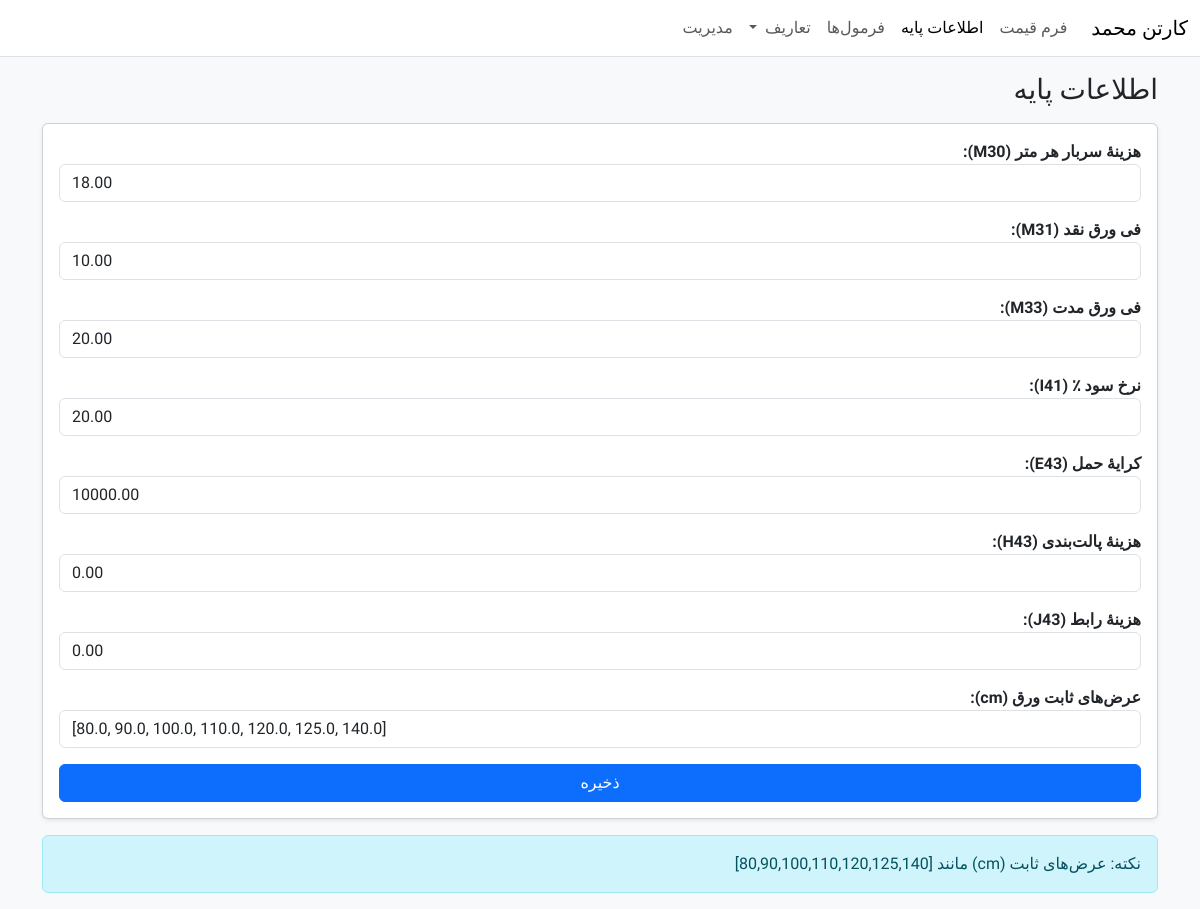
The page /base-settings/ on the database its author committed.
### carton_pricing/models.py (models this page shows, shortened)
class TimeStamped(models.Model):
    created_at = models.DateTimeField(auto_now_add=True, db_index=True)
    updated_at = models.DateTimeField(auto_now=True, db_index=True)
    class Meta:
        abstract = True

class BaseSettings(TimeStamped):
    singleton_key = models.CharField(max_length=8, default="ONLY", unique=True, editable=False)
    overhead_per_meter = models.DecimalField("هزینه سربار هر متر (M30)", max_digits=18, decimal_places=2, default=0)
    sheet_price_cash = models.DecimalField("فی ورق نقد (M31)", max_digits=18, decimal_places=2, default=0)
    sheet_price_credit = models.DecimalField("فی ورق مدت (M33)", max_digits=18, decimal_places=2, default=0)
    profit_rate_percent = models.DecimalField("نرخ سود ٪ (I41)", max_digits=6, decimal_places=2, default=10)
    shipping_cost = models.DecimalField("کرایه حمل (E43)", max_digits=18, decimal_places=2, default=0)
    pallet_cost = models.DecimalField("هزینه پالت‌بندی (H43)", max_digits=18, decimal_places=2, default=0)
    interface_cost = models.DecimalField("هزینه رابط (J43)", max_digits=18, decimal_places=2, default=0)
    fixed_widths = models.JSONField("عرض‌های ثابت ورق (cm)", default=list)  # e.g. [80, 90, 100, 110, 120, 125, 140]
    custom_vars = models.JSONField("ثابت‌های سفارشی", default=dict, blank=True)
    class Meta:
        verbose_name = "اطلاعات پایه قیمت‌گذاری"
        verbose_name_plural = "اطلاعات پایه قیمت‌گذاری"
        ordering = ("-updated_at", "-id")

### carton_pricing/views.py (the view)
# urls.py: path("base-settings/", views.base_settings_view, name="base_settings"),
def base_settings_view(request: HttpRequest) -> HttpResponse:
    bs = get_or_create_settings()
    if request.method == "POST":
        form = BaseSettingsForm(request.POST, instance=bs)
        if form.is_valid():
            cd = form.cleaned_data
            fixed_widths = _normalize_fixed_widths(cd.get("fixed_widths"))
            if not fixed_widths:
                fixed_widths = [80, 90, 100, 110, 120, 125, 140]
            with transaction.atomic():
                bs.overhead_per_meter = cd.get("overhead_per_meter") or Decimal("0")
                bs.sheet_price_cash   = cd.get("sheet_price_cash")   or Decimal("0")
                bs.sheet_price_credit = cd.get("sheet_price_credit") or Decimal("0")
                bs.profit_rate_percent = cd.get("profit_rate_percent") or Decimal("0")
                bs.shipping_cost      = cd.get("shipping_cost")      or Decimal("0")
                bs.pallet_cost        = cd.get("pallet_cost")        or Decimal("0")
                bs.interface_cost     = cd.get("interface_cost")     or Decimal("0")
                bs.fixed_widths       = fixed_widths
                if "custom_vars" in cd and cd.get("custom_vars") is not None:
                    bs.custom_vars = cd["custom_vars"]
                bs.singleton_key = "ONLY"
                bs.save()
            messages.success(request, "اطلاعات پایه ذخیره شد.")
            return redirect("carton_pricing:base_settings")
        else:
            messages.error(request, "خطا در ذخیره تنظیمات. لطفاً مقادیر ورودی را بررسی کنید.")
    else:
        form = BaseSettingsForm(instance=bs)
    return render(request, "carton_pricing/base_settings.html", {"form": form})

### carton_pricing/views.py (called while the page is built)
def get_or_create_settings() -> BaseSettings:
    bs = BaseSettings.objects.filter(singleton_key="ONLY").order_by("-id").first()
    if bs:
        return bs
    return BaseSettings.objects.create()  # از defaultهای خود مدل استفاده می‌شود

### carton_pricing/templates/carton_pricing/base_settings.html (shortened to what this page needs)
{% extends 'base.html' %}
{% block content %}
<h3 class="mb-3">اطلاعات پایه</h3>
<form method="post" class="card card-body shadow-sm">{% csrf_token %}
  {{ form.as_p }}
  <button class="btn btn-primary">ذخیره</button>
</form>
<div class="alert alert-info mt-3">
  <div>نکته: عرض‌های ثابت (cm) مانند [80,90,100,110,120,125,140]</div>
</div>
{% endblock %}

### templates/base.html (style rules this page uses)
body { font-family: Vazirmatn, sans-serif; }
label { font-weight: 600; }

### rows shown on the page
BaseSettings: overhead_per_meter "18.00", sheet_price_cash "10.00", sheet_price_credit "20.00", profit_rate_percent "20.00", shipping_cost "10000.00", pallet_cost "0.00", interface_cost "0.00", fixed_widths "[80.0, 90.0, 100.0, 110.0, 120.0, 125.0, 140.0]"
